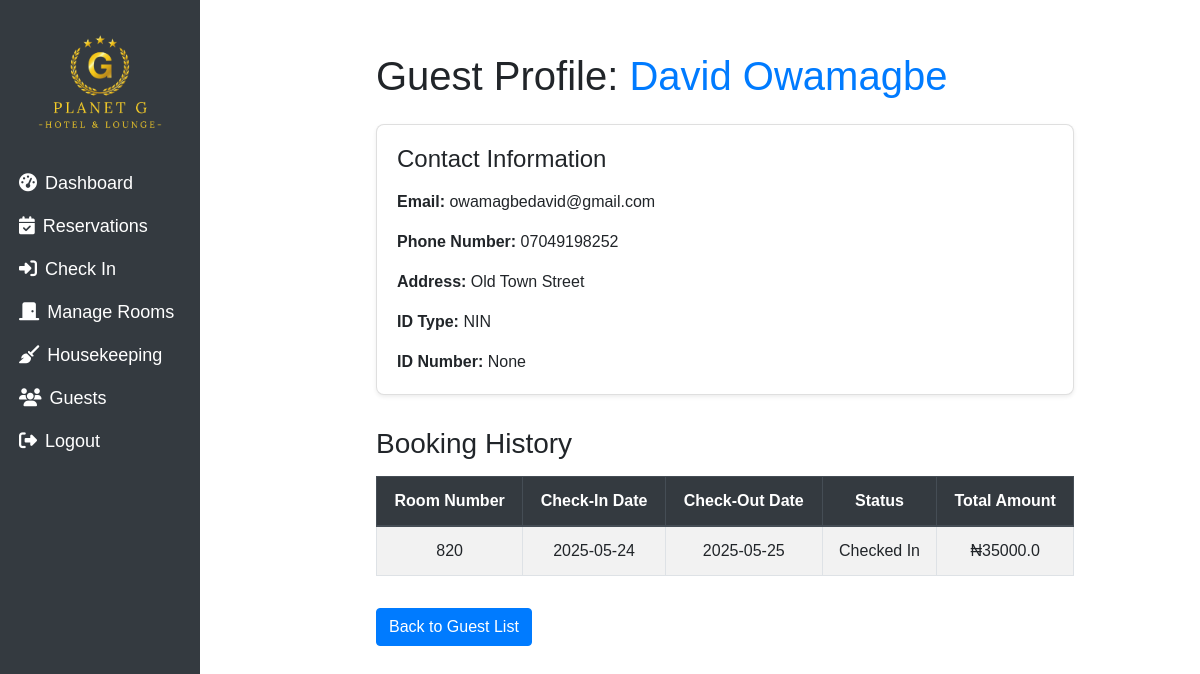
Before: /guests/1 with the older database file.
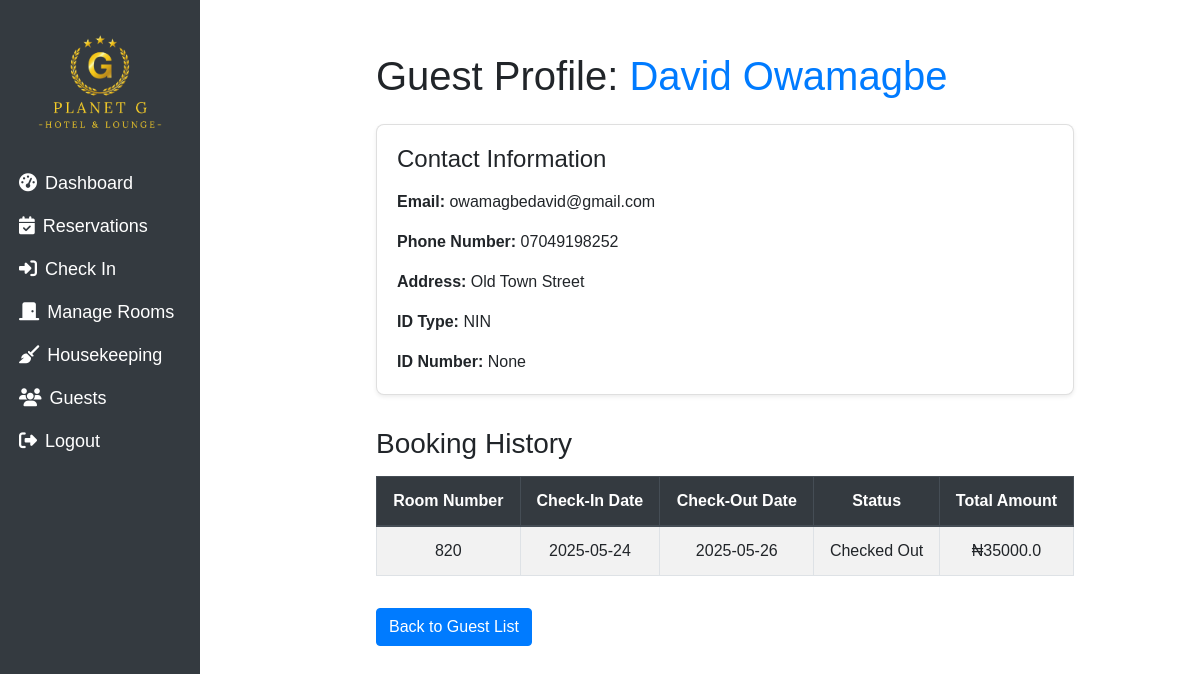
After: the same page with the newer database file.
### main.py (models this page shows, shortened)
class Booking(db.Model):
    id = db.Column(db.Integer, primary_key=True)
    first_name = db.Column(db.String(100), nullable=False)
    last_name = db.Column(db.String(100), nullable=False)
    phone_number = db.Column(db.String(20), nullable=False)
    email = db.Column(db.String(120), nullable=False)
    address = db.Column(db.String(200), nullable=False)
    id_type = db.Column(db.String(50), nullable=True)
    id_number = db.Column(db.String(50), nullable=True)
    check_in_date = db.Column(db.Date, nullable=False)
    check_out_date = db.Column(db.Date, nullable=False)
    children_number = db.Column(db.Integer, nullable=False)
    adults_number = db.Column(db.Integer, nullable=False)
    status = db.Column(db.String(20), nullable=False, default='Pending')
    room_id = db.Column(db.Integer, db.ForeignKey('room.id'), nullable=False)
    guest_id = db.Column(db.Integer, db.ForeignKey('guest.id'), nullable=False)  # ForeignKey for Guest
    total_amount = db.Column(db.Float, nullable=False)

class Room(db.Model):
    id = db.Column(db.Integer, primary_key=True)
    room_number = db.Column(db.String(50), unique=True, nullable=False)
    room_type = db.Column(db.String(50), nullable=False)
    status = db.Column(db.String(50), nullable=False)
    price = db.Column(db.Numeric(10, 2), nullable=False)  # Numeric type for price
    bookings = db.relationship('Booking', backref='room', lazy=True)
    reservations = db.relationship('Reservation', backref='room', lazy=True)

### main.py (the view)
@app.route('/guests/<int:guest_id>', methods=['GET'])
def view_guest_profile(guest_id):
    guest = Guest.query.get_or_404(guest_id)
    bookings = Booking.query.filter_by(guest_id=guest.id).all()
    return render_template('view_guest_profile.html', guest=guest, bookings=bookings)

### templates/view_guest_profile.html (shortened to what this page needs)
<!DOCTYPE html>
<html lang="en">
<head>
    <link rel="stylesheet" href="https://stackpath.bootstrapcdn.com/bootstrap/4.5.2/css/bootstrap.min.css">
    <link rel="stylesheet" href="/static/css/dashboard.css" />
    <link href="https://cdnjs.cloudflare.com/ajax/libs/font-awesome/5.15.4/css/all.min.css" rel="stylesheet">
</head>
<body>
<div class="col-md-2 col-sm-4 bg-dark text-white vh-100 p-1 sidebar">
    <div class="text-center">
        <img src="/static/assets/images/planetgelimgbulogo.png" alt="Hotel Logo" class="img-fluid mb-2" style="width: 150px;">
    </div>
    <nav class="nav flex-column">
        <a class="nav-link text-white py-2" href="/dashboard">
            <i class="fas fa-tachometer-alt mr-2"></i>Dashboard
        </a>
        <a class="nav-link text-white py-2" href="/reservations">
            <i class="fas fa-calendar-check mr-2"></i>Reservations
        </a>
        <a class="nav-link text-white py-2" href="/bookings">
            <i class="fas fa-sign-in-alt mr-2"></i>Check In
        </a>
        <a class="nav-link text-white py-2" href="/rooms">
            <i class="fas fa-door-closed mr-2"></i>Manage Rooms
        </a>
        <a class="nav-link text-white py-2" href="/housekeeping">
            <i class="fas fa-broom mr-2"></i>Housekeeping
        </a>
        <a class="nav-link text-white py-2" href="/guests">
            <i class="fas fa-users mr-2"></i>Guests
        </a>
        <a class="nav-link text-white py-2" href="/logout">
            <i class="fas fa-sign-out-alt mr-2"></i>Logout
        </a>
    </nav>
</div>
    <div class="content">
    <div class="container">
        <h1 class="mb-4">Guest Profile: <span class="text-primary">{{ guest.first_name }} {{ guest.last_name }}</span></h1>
        <div class="card shadow-sm">
            <div class="card-body">
                <h5 class="card-title">Contact Information</h5>
                <p class="card-text"><strong>Email:</strong> {{ guest.email }}</p>
                <p class="card-text"><strong>Phone Number:</strong> {{ guest.phone_number }}</p>
                <p class="card-text"><strong>Address:</strong> {{ guest.address }}</p>
                <p class="card-text"><strong>ID Type:</strong> {{ guest.id_type }}</p>
                <p class="card-text"><strong>ID Number:</strong> {{ guest.id_number }}</p>
            </div>
        </div>
        <h3 class="mb-3">Booking History</h3>
        <table class="table table-striped table-bordered">
            <thead class="thead-dark">
                <tr>
                    <th>Room Number</th>
                    <th>Check-In Date</th>
                    <th>Check-Out Date</th>
                    <th>Status</th>
                    <th>Total Amount</th>
                </tr>
            </thead>
            <tbody>
                {% for booking in bookings %}
                <tr>
                    <td>{{ booking.room.room_number }}</td>
                    <td>{{ booking.check_in_date.strftime('%Y-%m-%d') }}</td>
                    <td>{{ booking.check_out_date.strftime('%Y-%m-%d') }}</td>
                    <td>{{ booking.status }}</td>
                    <td>₦{{ booking.total_amount | round(2) }}</td>
                </tr>
                {% endfor %}
            </tbody>
        </table>
        <a href="{{ url_for('manage_guests') }}" class="btn btn-primary mt-3">Back to Guest List</a>
    </div>
    </div>
</body>
</html>

Changed rows visible on the page:
changed Booking: check_out_date "2025-05-25" → "2025-05-26"; status "Checked In" → "Checked Out"
